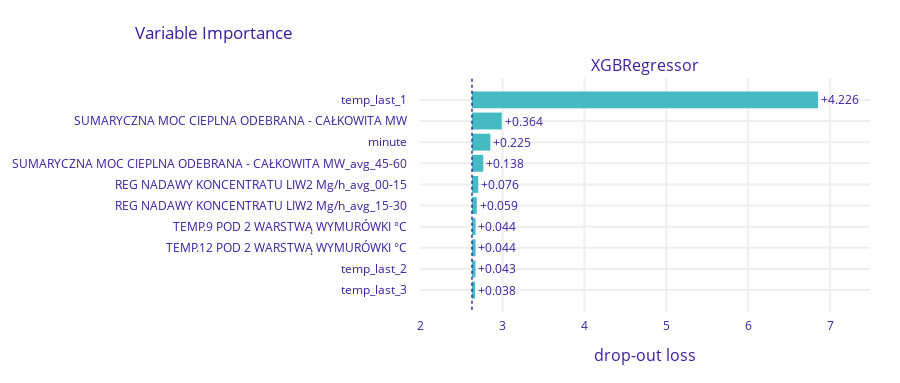

Notebook code cell kept with this figure:
### Code cell
permutatational_variable_importance = explainer.model_parts()
permutatational_variable_importance.plot()

### Figure 1 — Plotly figure (JSON) as saved in the notebook; plotly's stock layout.template omitted (floating-point values rounded to 4 significant figures)
{"data": [{"base": 2.627, "hoverinfo": "text", "hoverlabel": {"bgcolor": "rgba(0,0,0,0.8)"}, "hovertext": ["Model: XGBRegressor loss after<br>variable: temp_last_1 is permuted: 6.853<br>Drop-out loss change: +4.226", "Model: XGBRegressor loss after<br>variable: SUMARYCZNA MOC CIEPLNA ODEBRANA - CAŁKOWITA MW is permuted: 2.991<br>Drop-out loss change: +0.364", "Model: XGBRegressor loss after<br>variable: minute is permuted: 2.852<br>Drop-out loss change: +0.225", "Model: XGBRegressor loss after<br>variable: SUMARYCZNA MOC CIEPLNA ODEBRANA - CAŁKOWITA MW_avg_45-60 is permuted: 2.765<br>Drop-out loss change: +0.138", "Model: XGBRegressor loss after<br>variable: REG NADAWY KONCENTRATU LIW2 Mg/h_avg_00-15 is permuted: 2.703<br>Drop-out loss change: +0.076", "Model: XGBRegressor loss after<br>variable: REG NADAWY KONCENTRATU LIW2 Mg/h_avg_15-30 is permuted: 2.686<br>Drop-out loss change: +0.059", "Model: XGBRegressor loss after<br>variable: TEMP.9 POD 2 WARSTWĄ WYMURÓWKI °C is permuted: 2.671<br>Drop-out loss change: +0.044", "Model: XGBRegressor loss after<br>variable: TEMP.12 POD 2 WARSTWĄ WYMURÓWKI °C is permuted: 2.671<br>Drop-out loss change: +0.044", "Model: XGBRegressor loss after<br>variable: temp_last_2 is permuted: 2.67<br>Drop-out loss change: +0.043", "Model: XGBRegressor loss after<br>variable: temp_last_3 is permuted: 2.665<br>Drop-out loss change: +0.038"], "marker": {"color": "#46bac2"}, "orientation": "h", "showlegend": false, "text": ["+4.226", "+0.364", "+0.225", "+0.138", "+0.076", "+0.059", "+0.044", "+0.044", "+0.043", "+0.038"], "textposition": "outside", "type": "bar", "x": [4.226, 0.3635, 0.2248, 0.1375, 0.07621, 0.05906, 0.04402, 0.04382, 0.04252, 0.03841], "xaxis": "x", "y": ["temp_last_1", "SUMARYCZNA MOC CIEPLNA ODEBRANA - CAŁKOWITA MW", "minute", "SUMARYCZNA MOC CIEPLNA ODEBRANA - CAŁKOWITA MW_avg_45-60", "REG NADAWY KONCENTRATU LIW2 Mg/h_avg_00-15", "REG NADAWY KONCENTRATU LIW2 Mg/h_avg_15-30", "TEMP.9 POD 2 WARSTWĄ WYMURÓWKI °C", "TEMP.12 POD 2 WARSTWĄ WYMURÓWKI °C", "temp_last_2", "temp_last_3"], "yaxis": "y"}], "layout": {"annotations": [{"font": {"size": 16}, "showarrow": false, "text": "XGBRegressor", "x": 0.5, "xanchor": "center", "xref": "paper", "y": 1, "yanchor": "bottom", "yref": "paper"}, {"font": {"size": 16}, "showarrow": false, "text": "drop-out loss", "x": 0.5, "xanchor": "center", "xref": "paper", "y": 0, "yanchor": "top", "yref": "paper", "yshift": -30}], "font": {"color": "#371ea3"}, "height": 383, "margin": {"b": 71, "r": 30, "t": 78}, "shapes": [{"line": {"color": "#371ea3", "dash": "dot", "width": 1.5}, "type": "line", "x0": 2.627, "x1": 2.627, "xref": "x", "y0": -1, "y1": 10, "yref": "y"}], "title": {"text": "Variable Importance", "x": 0.15}, "xaxis": {"anchor": "y", "automargin": true, "domain": [0, 1], "fixedrange": true, "gridwidth": 2, "range": [1.992, 7.487], "tickcolor": "white", "ticklen": 3, "ticks": "outside", "type": "linear", "zeroline": false}, "yaxis": {"anchor": "x", "automargin": true, "autorange": "reversed", "domain": [0, 1], "fixedrange": true, "gridwidth": 2, "tickcolor": "white", "ticklen": 10, "ticks": "outside", "type": "category"}}}
